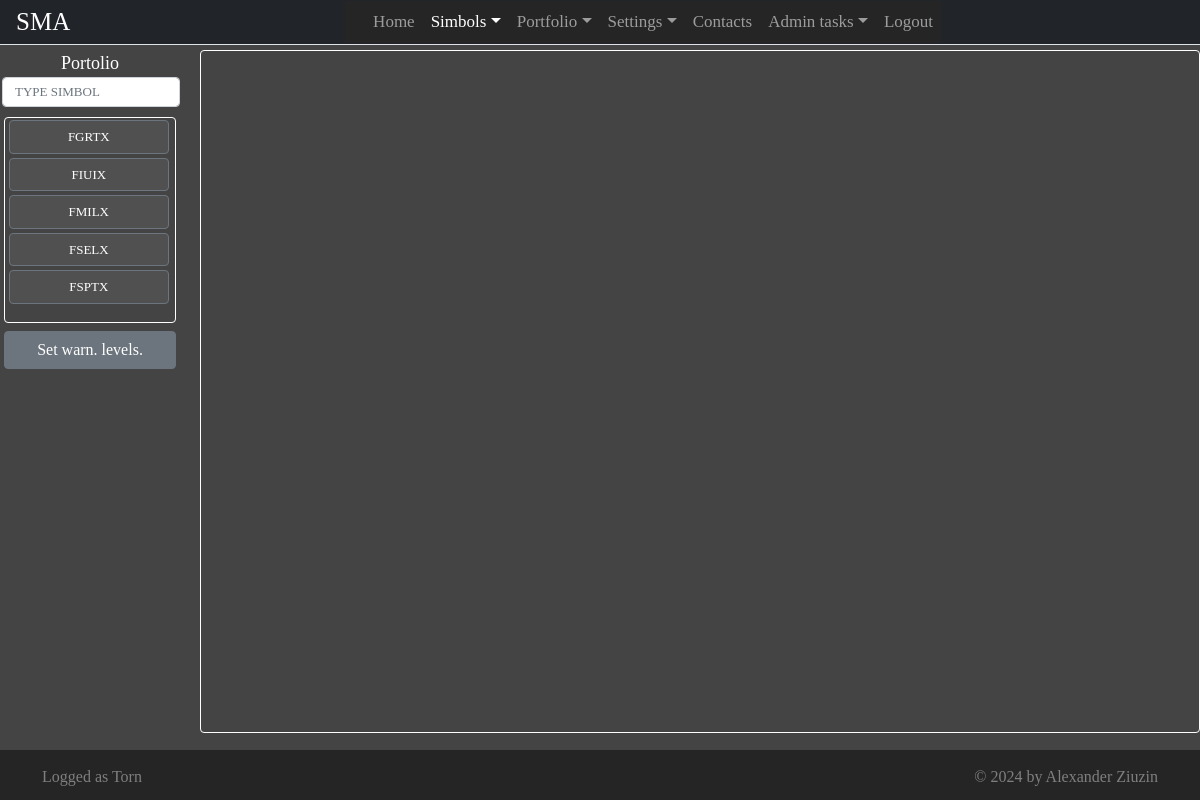
The app's page /simbols?listtype=portfolio&rwl=false&simbol= (signed in) with its own data.
### app/models.py (models this page shows, shortened)
class Simbol(db.Model):
    __tablename__ = 'simbol'
    simbol = db.Column(db.String(10), primary_key = True)
    title = db.Column(db.String(100))
    category = db.Column(db.String(20))
    ytd = db.Column(db.Float)
    oneyearreturn = db.Column(db.Float)
    threeyearreturn = db.Column(db.Float)
    fiveyearreturn = db.Column(db.Float)
    tenyearreturn = db.Column(db.Float)
    lifeoffundreturn = db.Column(db.Float)
    netto = db.Column(db.Float)
    gross = db.Column(db.Float)
    overall = db.Column(db.Float)

class User(UserMixin, db.Model):
    __tablename__ = 'user'
    id = db.Column(db.String(100), primary_key=True)
    email = db.Column(db.String(80), unique=True)
    username = db.Column(db.String(100), unique=True)
    password_hash = db.Column(db.String())
    admin = db.Column(db.Boolean)

### app/views.py (the view, shortened to what this page needs)
@app.route("/simbols")
@login_required
def simbols():
   if not current_user.is_authenticated:
       return render_template("home.html", pageName = "Home", user = current_user)
   plots_img = "/static/images/empty_plots.png"
   if request.args:
      req = request.args
      listtype = req["listtype"]
      simbol   = req["simbol"]
      rwl      = req["rwl"]
      simbols=[]
      selected_simbol_data = db.session.query(Simbol).filter(Simbol.simbol == simbol).first()
      try:
         if listtype == "portfolio":
            subquery = db.session.query(UserSimbol.simbol).filter(UserSimbol.userid == current_user.id, UserSimbol.listtype == 1).subquery()
            simbols = db.session.query(Simbol, SimbolData)\
                     .outerjoin(SimbolData, SimbolData.simbol ==Simbol.simbol)\
                     .filter(Simbol.simbol.in_(subquery))\
                     .order_by(Simbol.simbol).all()
         if listtype == "watchlist":
            subquery = db.session.query(UserSimbol.simbol).filter(UserSimbol.userid == current_user.id, UserSimbol.listtype == 2).subquery()
            simbols = db.session.query(Simbol, SimbolData)\
                     .outerjoin(SimbolData, SimbolData.simbol ==Simbol.simbol)\
                     .filter(Simbol.simbol.in_(subquery))\
                     .order_by(Simbol.simbol).all()
         if listtype == "unselected":
            subquery = db.session.query(UserSimbol.simbol).filter(UserSimbol.userid == current_user.id).subquery()
            simbols = db.session.query(Simbol, SimbolData)\
                     .outerjoin(SimbolData, SimbolData.simbol ==Simbol.simbol)\
                     .filter(Simbol.simbol.notin_(subquery))\
                     .order_by(Simbol.simbol).all()
         historydata = ChartsData("-----", get_user_indicators_params("-----", current_user.id))
         if rwl == 'true':
            for smb in simbols:
               download_historical_data(simbol = smb[0].simbol)
         return render_template("simbols.html" , pageName = "Simbols", simbols = simbols,
                                 selected_simbol = req["simbol"],
                                 selected_simbol_data = selected_simbol_data,
                                 user = current_user,
                                 listtype = req["listtype"], plots_image = plots_img,
                                 last_price = historydata.lastPrice,
                                 warning_level = historydata.warningLevel)
      except Exception as ex:
          return render_template("error.html", pageName = "Simbols", user = current_user, error_descr = ex.args)

### app/models.py (called while the page is built)
def get_user_indicators_params(simbol:str, userid:str):
    return get_default_indicators_params()

### app/userlogin.py (called while the page is built)
@login.user_loader
def load_user(id):
    return User.query.get(str(id))

### app/templates/simbols.html (shortened to what this page needs)
{% extends "base.html" %}
{% block main %}
<div>
    <div id = "main-row" class = "row">
        <div class = "col-sm-2 left-column">
            <div class = "row simbols-list-header">
                {% if listtype == "portfolio" %}
                 Portolio
                {% endif %}
            </div>
            <div class = "row">
                <input id = "simbol-search" type="text" class = "form-control search-simbol-input"
                    placeholder="Type simbol">
            </div>
            <div class = "row">
                <div class = "col-sm simbols-list-border" >
                <ul id = "list-of-simbols" class = "simbols-list">
                    {% for simbol in simbols %}
                    <li>
                        <button type="button"
                                class="btn  btn-secondary shadow-none
                                simbol-button warning-level-{{simbol[1].warning_level}}"
                                onclick="simbol_button_click(event)">
                                {{simbol[0].simbol}}
                        </button>
                    </li>
                    {% endfor %}
                </ul>
                </div>
            </div>
            {% if listtype == "watchlist" or listtype == "portfolio" %}
            <div class = "row">
                <div class = "col-sm">
                    <button type="button" class="btn btn-secondary shadow-none"
                        style="width: 100%;"
                        onclick="set_warning_levels_button_click()">
                        Set warn. levels.
                    </button>
                </div>
             </div>
             {% endif %}
        </div>
        <div class = "col-sm-10 right-column">
            <div id = "plots-header" class = "row">
                <div class="col-sm text-center">
                </div>
            </div>
            <div id = "plots-body" class = "row" style="background-image: url('{{plots_image}}')">
                <div id = "plots-body-message" class = "col-sm text-center"></div>
            </div>
            <div id = "plots-footer" class = "row">
                <div class = "col-sm-6">
                </div>
                <div class = "col-sm-6">
                    <div class="float-end">
                    </div>
            </div>
        </div>
    </div>
</div>
{% endblock %}

### app/templates/base.html (shortened to what this page needs)
<!DOCTYPE html>
<html lang="en" dir="ltr">
    <head>
        <link rel="stylesheet" type="text/css" href="/static/css/bootstrap.min.css"/>
        <link rel="stylesheet" type="text/css" href="/static/css/style.css" />
	</head>
    <body >
      <header id = "page-header" class="container-sm">
        <nav class="navbar navbar-expand-sm navbar-dark bg-dark fixed-top navigation" >
          <a id = "brand-icon" class="navbar-brand cinzel-400" href="#">SMA</a>
          <div class="collapse navbar-collapse justify-content-center" id="navbarCollapse">
            <ul class="navbar-nav">
              <li class = "nav-item">
                <a class="nav-link {% if pageName == 'Home' %} active {% endif %}" aria-current="page" href="/">Home</a>
              </li>
              {% if user.is_authenticated %}
              <li class = "nav-item dropdown">
                <a  id="navbarDropdownSimbols"
                    class="nav-link dropdown-toggle {% if pageName == 'Simbols' %} active {% endif %}"
                    href="#"
                    role="button" data-bs-toggle="dropdown"
                    aria-expanded="false">Simbols</a>
              </li>
              <li class = "nav-item dropdown">
                <a id ="navbarDropdownPortfolio"
                   class="nav-link dropdown-toggle {% if pageName == 'Portfolio' %} active {% endif %}"
                   href="#"
                   role="button" data-bs-toggle="dropdown"
                  aria-expanded="false">Portfolio</a>
              </li>
              <li class = "nav-item dropdown">
                <a id ="navbarDropdownSettings"
                   class="nav-link dropdown-toggle {% if pageName == 'Settings' %} active {% endif %}"
                   href="#"
                   role="button" data-bs-toggle="dropdown"
                   aria-expanded="false">Settings</a>
              </li>
              {% endif %}
              <li class = "nav-item">
                <a class="nav-link {% if pageName == 'Contacts' %} active {% endif %}" href="/contacts">Contacts</a>
              </li>
              {% if user.admin %}
              <li class = "nav-item dropdown">
                <a id ="navbarDropdownSettings"
                   class="nav-link dropdown-toggle {% if pageName == 'AdminTasks' %} active {% endif %}"
                   href="#"
                   role="button" data-bs-toggle="dropdown"
                   aria-expanded="false">Admin tasks</a>
              {% endif %}
              <li class = "nav-item">
                {% if user.is_authenticated %}
                  <a class="nav-link {% if pageName == 'Login' %} active {% endif %}" href="/logout">Logout</a>
                {% else %}
                  <a class="nav-link {% if pageName == 'Logout' %} active {% endif %}" href="/login">Login</a>
                {% endif %}
              </li>
            </ul>
          </div>
        </nav>
      </header>
      <main id="main">
          {% block main %}
          {% endblock %}
      </main>
      <footer class = "d-flex align-items-center">
        <div  class = "container">
          <div class = "row ">
            <div class = "col-sm-6">
              <div class = "d-flex justify-content-start">
                {% if user.is_authenticated %}
                  Logged as {{user.username}}
                {% endif %}
              </div>
            </div>
            <div class = "col-sm-6" >
              <div class = "d-flex justify-content-end">
                © 2024 by Alexander Ziuzin
              </div>
            </div>
          </div>
        </div>
      </footer>
    </body>
</html>

### app/static/css/style.css (style rules this page uses)
html { visibility:hidden; }
body { color: #566787;background-color:rgb(68, 68, 68); font-family: "HvDTrial_Brandon_Grotesque_regular"; font-size: large; }
.cinzel-400 { font-family: 'Cinzel'; font-size: 1.5em; font-weight: 400; color:White; }
.navigation { height: 45px; padding-top: 0px; padding-bottom: 0px; border-bottom: solid white 1px; }
#main { width: 100%; margin-top: 50px; margin-left: 0px; margin-right: 0px; }
footer { position:fixed; bottom: 0; width:100%; height: 50px; background-color:rgb(37, 37, 37); text-align: center; padding-top: 5px; color: #7F7F7F; font-size:medium; padding-top: 3px; }
#brand-icon { margin-left: 4px; }
.col-sm { margin: 4px; }
.navbar { padding-top: 0 !important; padding-bottom: 0 !important; background: #ffffff; padding-left: 0px; padding-right: 0px; border-bottom: 1px solid #dfe3e8; border-radius: 0; }
.navbar .navbar-brand { padding-left: 0; font-size: 25px; }
.navbar .navbar-nav { position: relative; background-color:rgb(37, 37, 37); padding-left: 20px; }
.navbar a, .navbar a:active { color: #888; font-size: 17px; background: transparent; }
.active { color:white; }
#brand-icon { margin-left: 16px; }
.navbar-dark { margin-bottom: 2px; }
#main-row { margin-top: 50px; color: white; }
.left-column { align-items: center; padding-right: 20px; }
.right-column { padding-left: 10px; border: 1px solid white; border-radius: 4px; }
#plots-body { height: 100px; background-position: center; background-size: contain; background-repeat: no-repeat; margin: 2px; flex-grow: 1; }
#plots-footer { margin: 0px; }
.simbols-list { list-style-type: none; align-items: center; justify-content: center; overflow-y:scroll; overflow-x: hidden; margin-left: -30px; }
.simbols-list-border { border: 1px solid white; border-radius: 4px; margin-top: 10px; padding-left: 0px; padding-right: 0px; }
.simbols-list-header { font-size: large; justify-content: center; text-wrap:wrap ; }
.search-simbol-input { align-self:center; width: calc(100% - 2px); margin-left: 2px; text-transform: uppercase; height: 30px; font-size: small; border-radius: 4px; }
.simbol-button { background-color: #505050; width:95%; margin: 2px; font-size: small; background-image: url('../images/Red_100x70_gray_small.png'); background-repeat: no-repeat; background-size: 15px 10px; background-position: right 10px top 2px; }
.warning-level-0 { background-image: none; }
.warning-level-3 { background-image: none; }
.row { --bs-gutter-x:0rem }

### records on screen
Simbol: simbol "FGRTX"
Simbol: simbol "FIUIX"
Simbol: simbol "FMILX"
Simbol: simbol "FSELX"
Simbol: simbol "FSPTX"
User: username "Torn"
